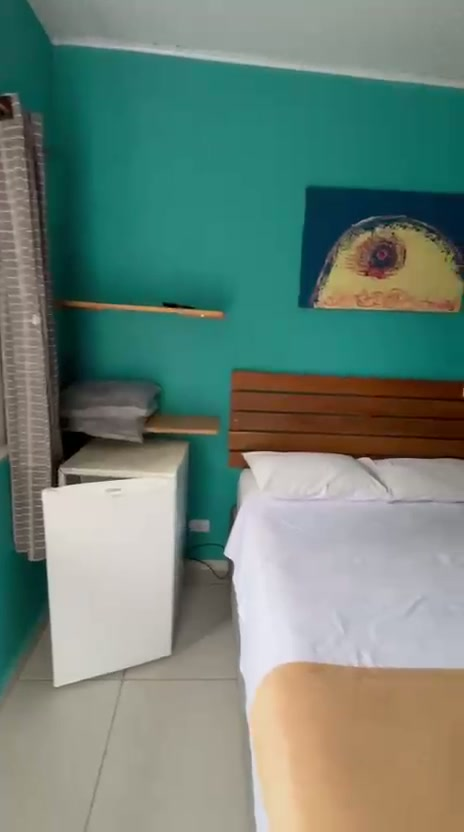
#> input picture scripts/temp_crop.jpg, 464 x 832 px, found by its file name
$ python processar-galeria-quartos-v3.py
#> lines starting #> are read from the running program, lines starting #| are printed output that depends on the picture; after the words box and inside, x2 and y2 are one past the last pixel; in counts of white or black regions, pixels touching at a corner belong together
#> in extract_video_frame, returned value is the input picture: PIL image 464x832 RGB; mean R, G, B 110.3, 131, 119.8
import os
import subprocess
from PIL import Image, ImageEnhance, ImageFilter
import numpy as np

BASE_DIR = r"C:\Users\Teste\Downloads\MEGA-ESTRUTURA-AGENTE-SITE\PROJETOS\pousada-eliiy-zita-pedro"
IMG_REF_DIR = os.path.join(BASE_DIR, r"02-referencias\videos-img\img")
IMG_QUARTO_DIR = os.path.join(BASE_DIR, r"02-referencias\videos-img\img-quarto")
VIDEOS_DIR = os.path.join(BASE_DIR, r"02-referencias\videos-img")
OUT_MEDIA_DIR = os.path.join(BASE_DIR, r"site\public\media\quartos")
OUT_VIDEOS_DIR = os.path.join(BASE_DIR, r"site\public\media\v")

os.makedirs(OUT_MEDIA_DIR, exist_ok=True)
os.makedirs(OUT_VIDEOS_DIR, exist_ok=True)

def apply_golden_hour_lut(im):
    """
    Color Grading profissional inspirado no prompt e na imagem de referência do usuário:
    - 16:9 (1920x1080)
    - Warm golden-hour light
    - Clean warm cream whites (#F5EFE6)
    - Rich warm wood tones
    - Lush green foliage (#077C37)
    - Shadows warm brown/forest green (#0E4F29), never crushed black
    - 2K clarity and crisp detail without AI artifacts
    """
    # Garantir proporção 16:9 exata sem esticar:
    w, h = im.size
#> w = 464; h = 832
    target_aspect = 16.0 / 9.0
    current_aspect = w / h
#> current_aspect = 0.558

    if abs(current_aspect - target_aspect) > 0.02:
        if current_aspect > target_aspect:
            # Imagem é mais larga que 16:9 -> cortar laterais
            new_w = int(h * target_aspect)
            left = (w - new_w) // 2
            im = im.crop((left, 0, left + new_w, h))
        else:
            # Imagem é mais alta que 16:9 -> cortar topo/base (foco no terço superior/médio)
            new_h = int(w / target_aspect)
#> new_h = 261
            top = int((h - new_h) * 0.35)  # ligeiramente puxado para cima para preservar teto/janelas
#> top = 199
            im = im.crop((0, top, w, top + new_h))
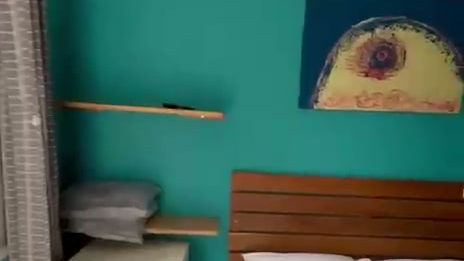
#> im: PIL image 464x261 RGB; mean R, G, B 64.4, 95.5, 82.6

    im = im.resize((1920, 1080), Image.Resampling.LANCZOS)
#> im: PIL image 1920x1080 RGB

    arr = np.array(im, dtype=np.float32) / 255.0
    r, g, b = arr[:, :, 0], arr[:, :, 1], arr[:, :, 2]
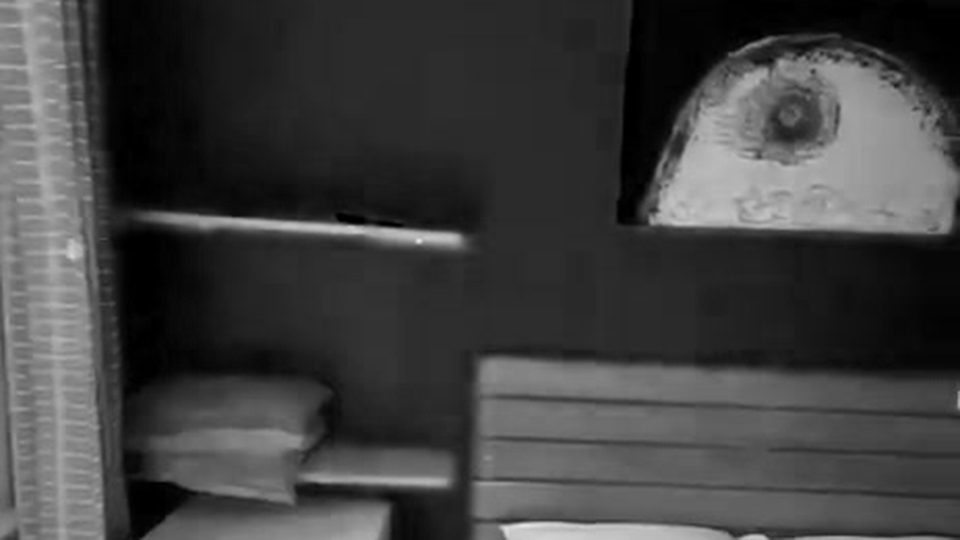
#> r: shape (1080, 1920) float32 (shown at 1/2 size); min 0, max 0.91, mean 0.253
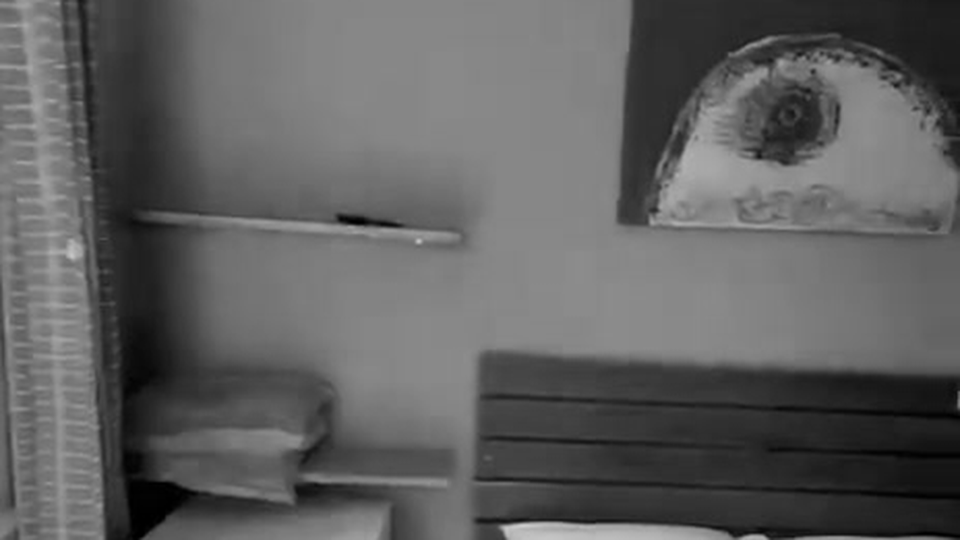
#> g: shape (1080, 1920) float32 (shown at 1/2 size); min 0, max 0.816, mean 0.375
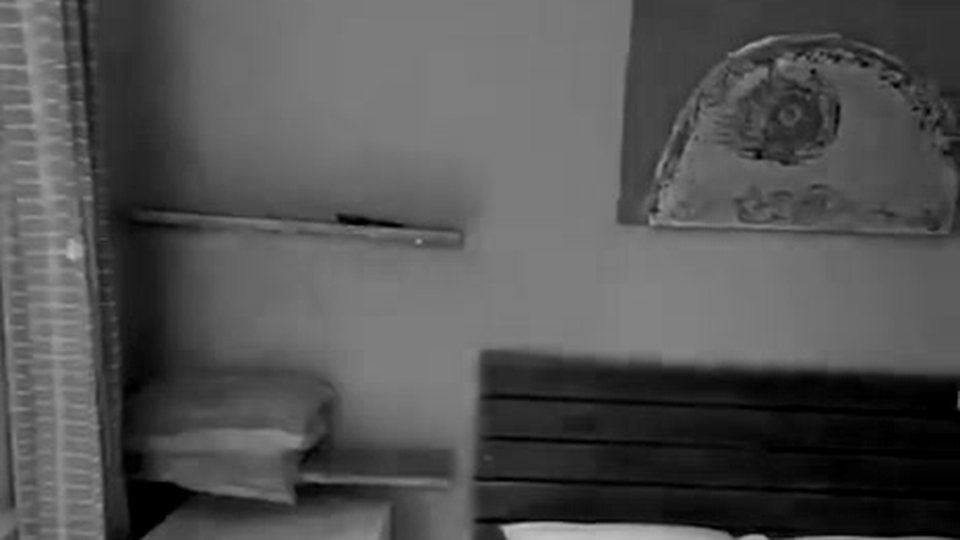
#> b: shape (1080, 1920) float32 (shown at 1/2 size); min 0, max 0.773, mean 0.324
    luma = 0.299 * r + 0.587 * g + 0.114 * b
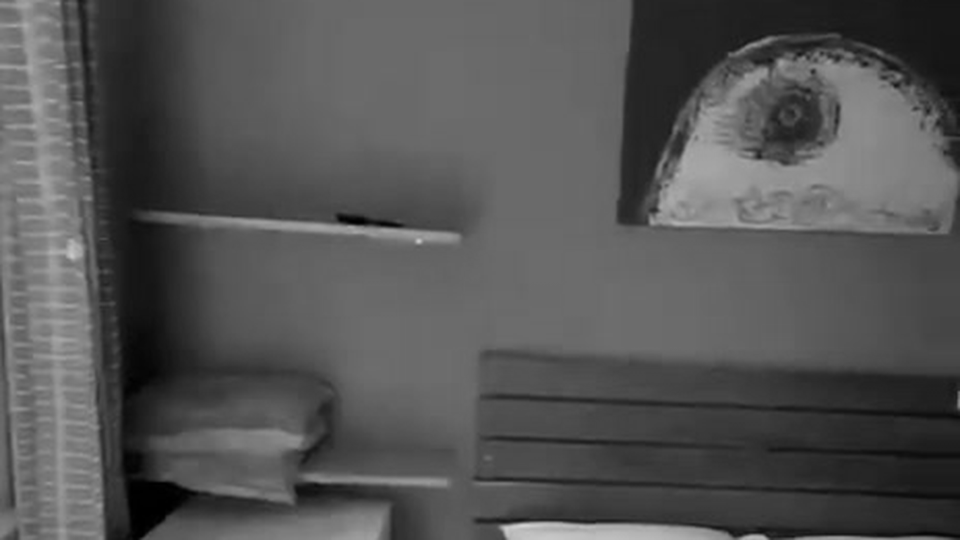
#> luma: shape (1080, 1920) float32 (shown at 1/2 size); min 0, max 0.839, mean 0.332

    # Warm sunlight golden grading:
    r_graded = np.clip(r * 1.06 + 0.03 * (1.0 - (1.0 - luma)**2), 0.0, 1.0)
    g_graded = np.clip(g * 1.01 + 0.015 * luma, 0.0, 1.0)
    b_graded = np.clip(b * 0.90 - 0.035 * (1.0 - luma) + 0.02 * (luma**2), 0.0, 1.0)

    # Folhagens verdes vibrantes e saudáveis
    is_green = (g > r) & (g > b * 1.05)
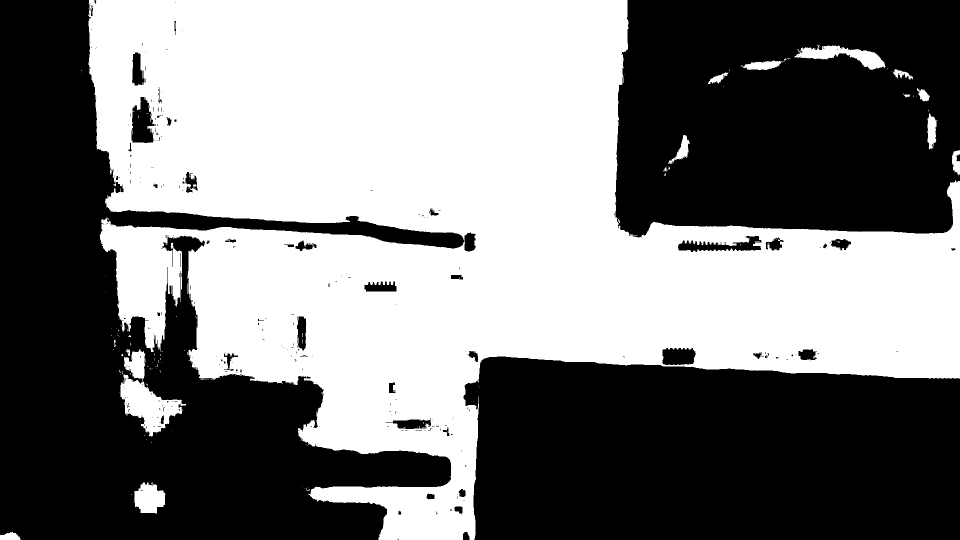
#> is_green: shape (1080, 1920) bool (shown at 1/2 size); 48.3% white; 172 white regions (153 under 20 px), largest, box (x1, y1, x2, y2) and area: (177, 0, 1920, 1080) 980647, (241, 699, 372, 873) 8890, (1589, 91, 1772, 140) 3645
    g_graded[is_green] = np.clip(g[is_green] * 1.15, 0.0, 1.0)
    r_graded[is_green] = np.clip(r[is_green] * 0.95, 0.0, 1.0)

    graded_arr = np.stack([r_graded, g_graded, b_graded], axis=2)
    # Suave elevação nas sombras para não empastar
    graded_arr = np.clip(graded_arr, 0.0, 1.0) ** 0.95
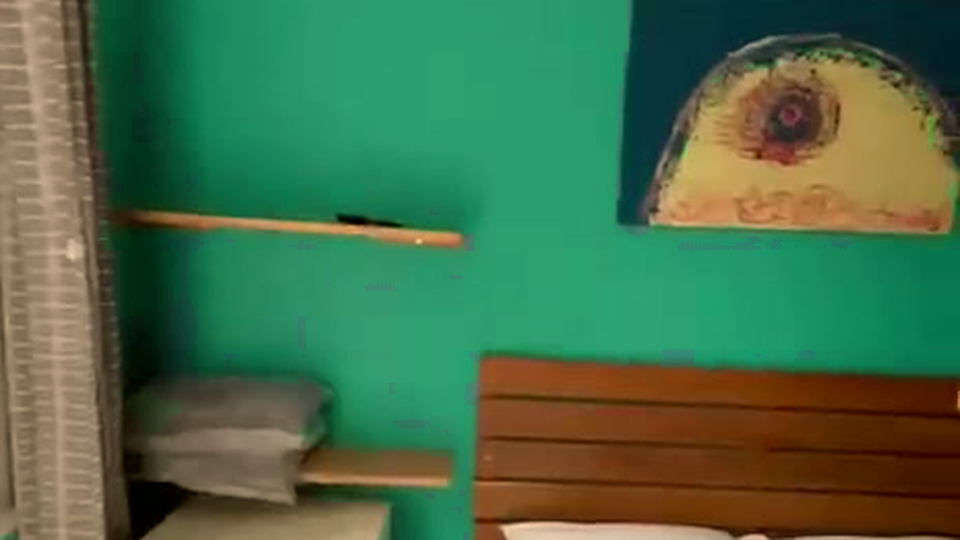
#> graded_arr: shape (1080, 1920, 3) float32 (shown at 1/2 size); mean of channels 0, 1, 2 0.282, 0.427, 0.287; drawn as R, G, B

    out_im = Image.fromarray((graded_arr * 255.0).astype(np.uint8))
    out_im = ImageEnhance.Color(out_im).enhance(1.10)
    out_im = out_im.filter(ImageFilter.UnsharpMask(radius=1.5, percent=120, threshold=3))
    return out_im

def extract_video_frame(video_name, timestamp_sec):
    vpath = os.path.join(VIDEOS_DIR, video_name)
    temp_jpg = os.path.join(BASE_DIR, "scripts", "temp_crop.jpg")
    cmd = [
        "ffmpeg", "-y", "-ss", str(timestamp_sec), "-i", vpath,
        "-vframes", "1", "-q:v", "2", temp_jpg
    ]
#> (the run stopped early here; a loop or call above may not have finished)
